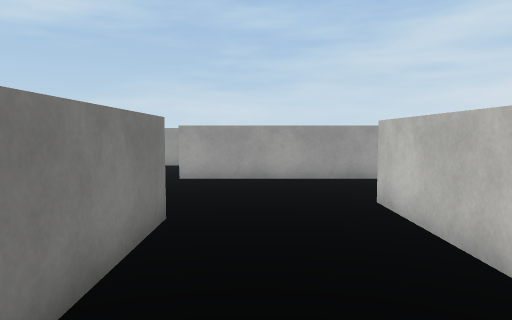
View 1 (above)

24 first-person views from a walk through a scene from a Unity 3-D project. The camera is 1.4 m above the floor, tilts 4° down and sees 70° across. The floor is counted in squares, 1 m on a side. Each view is taken from the middle of a square. On the plan, view 1 faces up. The plan holds only what a view shows up to about 16 squares ahead; the rest is blank. The player is left out. Some surface patterns are stand-ins.

View 2
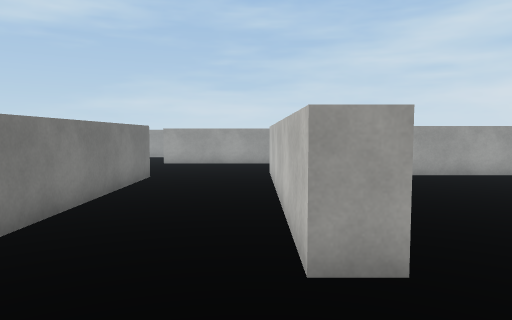

View 3
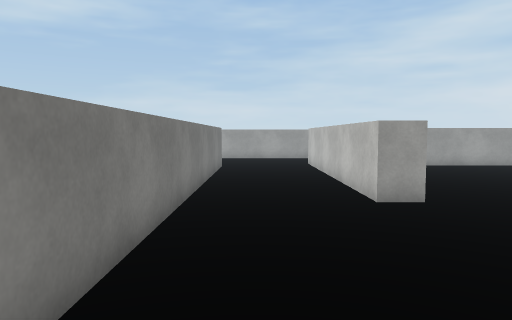

View 4
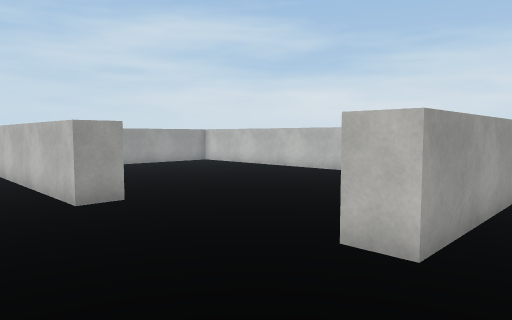

View 5
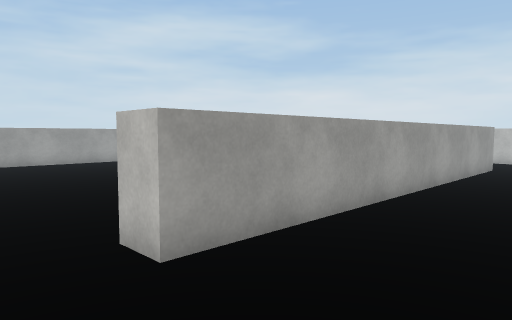

View 6
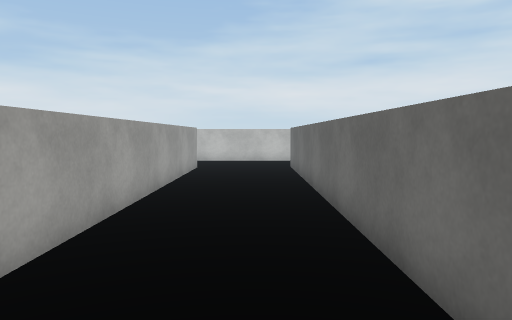

View 7
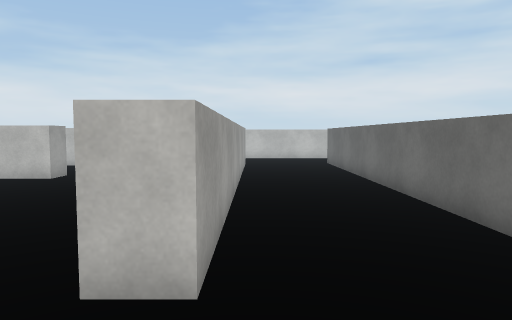

View 8
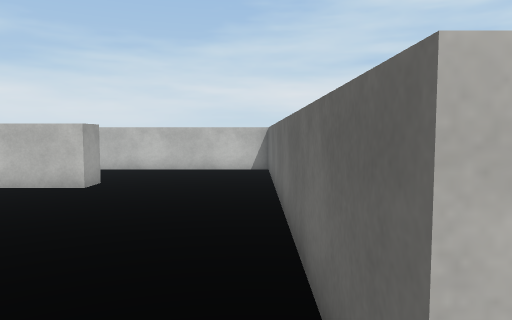

View 9
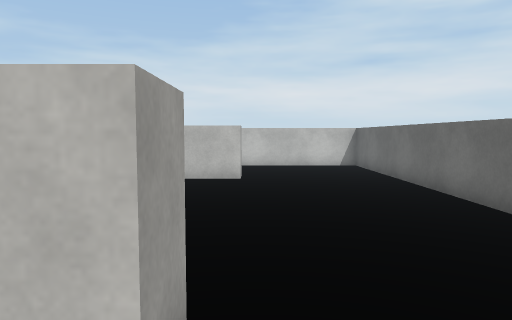

View 10
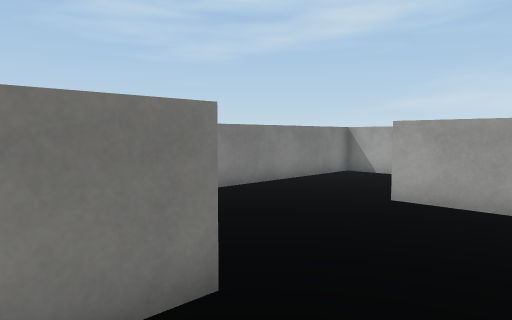

View 11
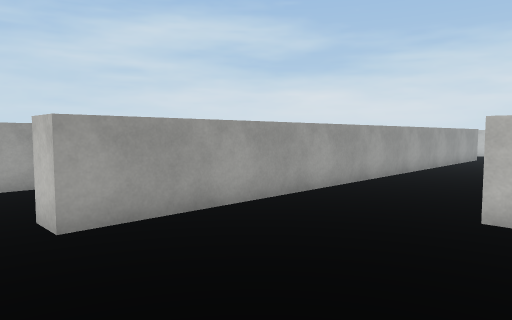

View 12
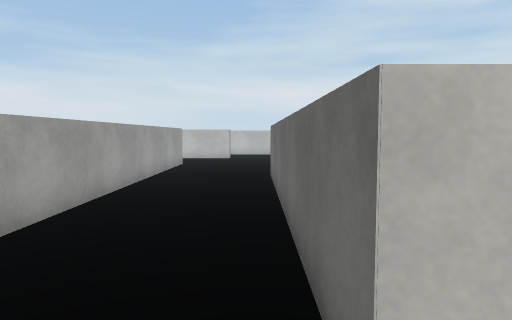

View 13
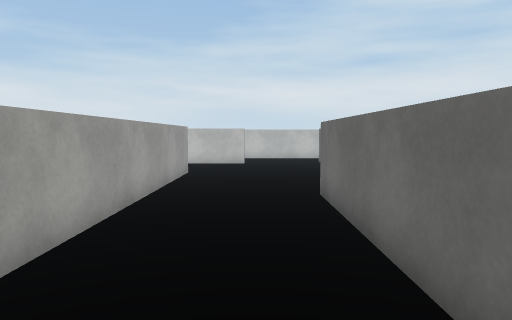

View 14
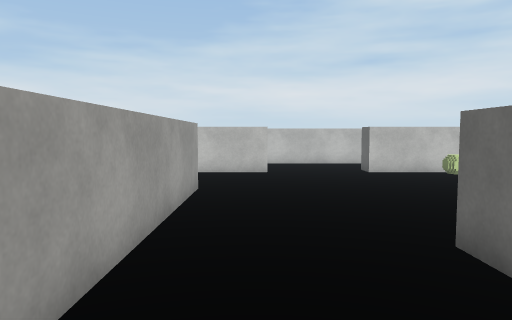

View 15
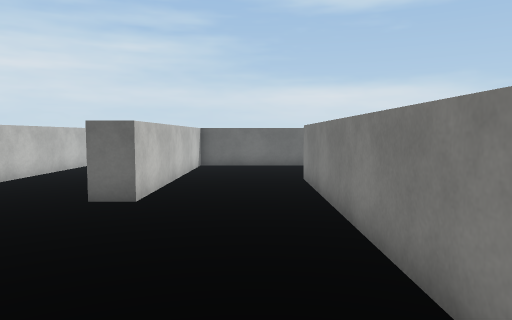

View 16
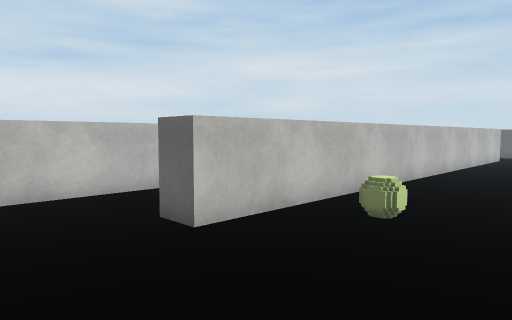

View 17
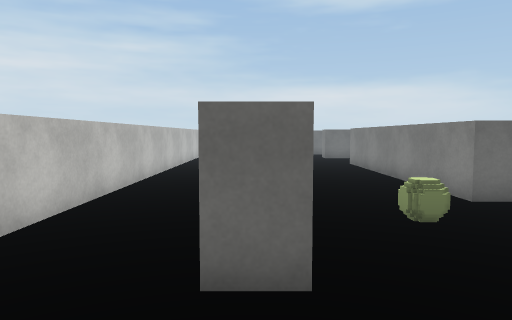

View 18
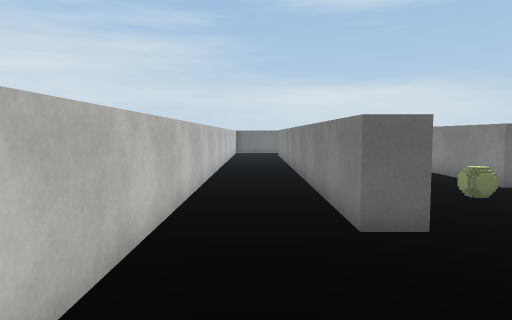

View 19
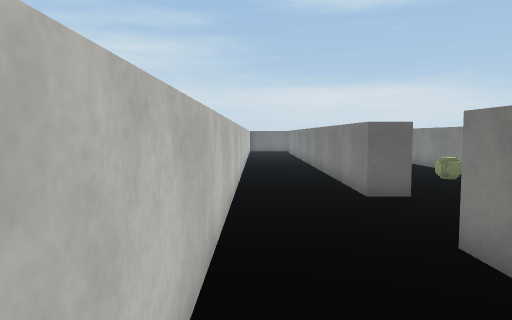

View 20
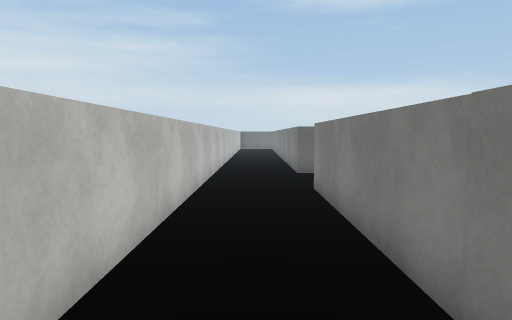

View 21
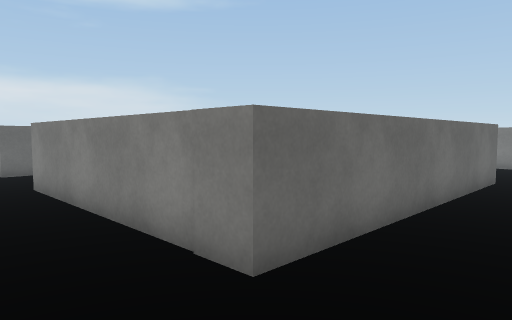

View 22
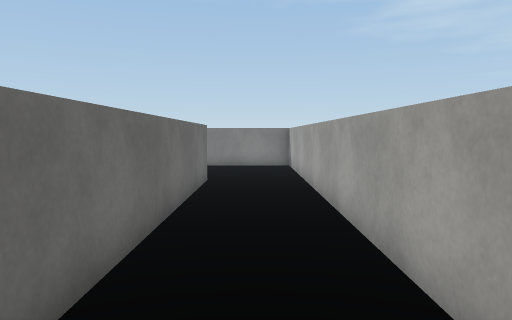

View 23
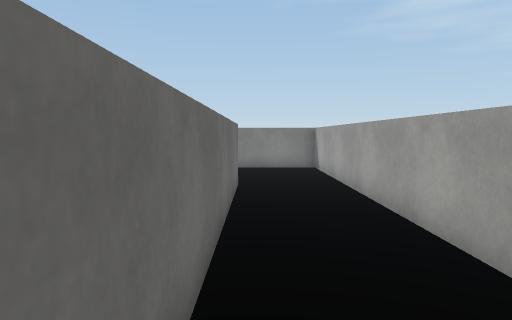

View 24
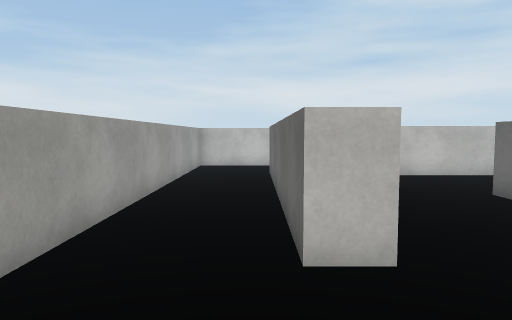

### Floor plan
Points are (right, up) in squares from view 1. A wall is a line through its corners. A room is listed if a view was taken in it or the views show most of it. See-through windows are left out.
Room 1 (views 1, 2, 3, 4, 5, 6, 7, 8, 9, 10, 11, 12, 13, 14, 15, 16, 17, 18, 19, 20, 21, 22, 23, 24)
walls: (10.9, 6.5) (5.2, 6.5); (3.6, -2.5) (2.5, -2.5) (2.5, 7.5) (13.5, 7.5); (13.5, 7) (13.5, -2.5) (12.5, -2.5) (12.5, 0.2); (-1.5, 6.1) (-1.5, -8); (17.5, -7.5) (17.5, 1.5) (18.5, 1.5) (18.5, -7); (18.4, 11.5) (-2.4, 11.5) (-2.4, 12.5); (17.8, 12.5) (18.5, 12.5); (5, -12.5) (18.8, -12.5); (18.6, -8.5) (4, -8.5) (4, -7.5) (17, -7.5); (13.8, 16.4) (13.8, 17.5) (23.5, 17.5) (23.5, 9.5); (22.5, 9.5) (22.5, 13.1); (-1.4, 16.5) (-2.2, 16.5); (22.5, -9.2) (22.5, 5.8) (23.5, 5.8) (23.5, -4.8); (-4.6, 16.5) (-6.5, 16.5) (-6.5, 10); (26.5, -7) (26.5, 17); (25.9, 20.5) (8.5, 20.5) (8.5, 16.4)
objects: other object (21, 4)

Positions as (right, up) in squares from view 1, and headings:
1: (0, 0), facing up
2: (2, -6), facing up
3: (0, -10), facing up
4: (0, -10), facing up-right
5: (2, -12), facing up-right
6: (3, -11), facing right
7: (1, -9), facing right
8: (3, -7), facing right
9: (1, -3), facing right
10: (1, 4), facing up-left
11: (-4, 6), facing up-right
12: (1, 8), facing right
13: (5, 9), facing right
14: (9, 10), facing right
15: (15, 9), facing down
16: (18, 9), facing down-right
17: (23, 9), facing down
18: (25, 11), facing down
19: (26, 14), facing down
20: (25, 19), facing down
21: (26, 20), facing down-left
22: (25, 19), facing left
23: (24, 18), facing left
24: (10, 18), facing right
